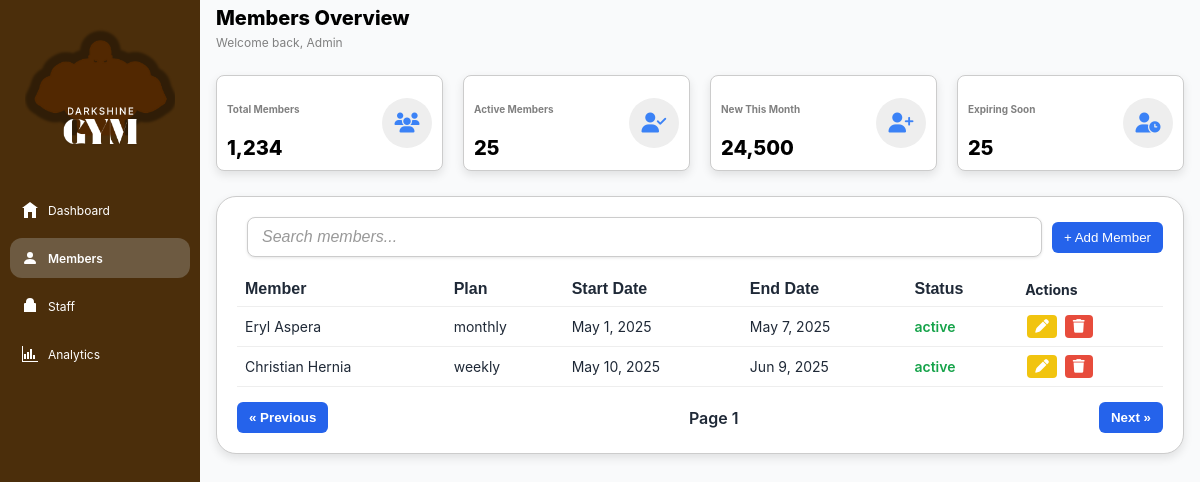
Screenshot of /Members.php with the database file from the repository.
### tables this page shows
CREATE TABLE subscribes (
    subscription_ID INT AUTO_INCREMENT PRIMARY KEY,
    member_ID INT NOT NULL,
    membership_ID INT NOT NULL,
    purchase_date DATE,
    start_date DATE,
    end_date DATE,
    FOREIGN KEY (member_ID) REFERENCES members(member_ID),
    FOREIGN KEY (membership_ID) REFERENCES membership(membership_ID)
);

CREATE table members (
    member_ID INT AUto_INCREMENT PRIMARY KEY,
    member_name VARCHAR(50),
    contact_info VARCHAR(50),
    membership_status ENUM('active', 'inactive', 'cancelled') DEFAULT 'active'
);

CREATE TABLE membership (
    membership_ID INT AUTO_INCREMENT PRIMARY KEY,
    membership_type ENUM('weekly', 'monthly', 'yearly') NOT NULL,
    price DECIMAL(10,2) CHECK (price >= 0),
    duration INT CHECK (duration > 0)
);

### Members.php (the view, shortened to what this page needs)
<?php
$servername = "localhost";
$username = "root";
$password = "";
$dbname = "gym";
$conn = new mysqli($servername, $username, $password, $dbname);
?>
<!DOCTYPE html>
<html lang="en">
<head>
  <link rel="stylesheet" href="https://cdnjs.cloudflare.com/ajax/libs/font-awesome/6.5.0/css/all.min.css">
  <link rel="stylesheet" type="text/css" href="./styles.css" />
</head>
<body>
  <div class="sidebar regular">
    <img src="./images/logo.png" alt="Company Logo" class="logo" />
    <a href="index.php">
      <svg xmlns="http://www.w3.org/2000/svg" width="16" height="16" fill="currentColor" class="icon" viewBox="0 0 16 16">
        <path d="M8 0L0 6h2v10h4V10h4v6h4V6h2L8 0z" />
      </svg>
      Dashboard
    </a>
    <a class="active" href="members.php">
      <svg xmlns="http://www.w3.org/2000/svg" width="16" height="16" fill="currentColor" class="icon" viewBox="0 0 16 16">
        <path d="M3 14s-1 0-1-1 1-4 6-4 6 3 6 4-1 1-1 1H3z" />
        <path fill-rule="evenodd" d="M8 8a3 3 0 1 0 0-6 3 3 0 0 0 0 6z" />
      </svg>
      Members
    </a>
    <a href="staff.html">
      <svg xmlns="http://www.w3.org/2000/svg" width="16" height="16" fill="currentColor" class="icon" viewBox="0 0 16 16">
        <path d="M6 2a2 2 0 0 1 4 0v1H6V2zM4 5V4a4 4 0 1 1 8 0v1h1a1 1 0 0 1 1 1v3H2V6a1 1 0 0 1 1-1h1z" />
        <path d="M2 9h12v5H2V9z" />
      </svg>
      Staff
    </a>
    <a href="analytics.html">
      <svg xmlns="http://www.w3.org/2000/svg" width="16" height="16" fill="currentColor" class="icon" viewBox="0 0 16 16">
        <path d="M0 0h1v15h15v1H0V0z" />
        <path d="M2 13h2v-5H2v5zm3 0h2V6H5v7zm3 0h2V3H8v10zm3 0h2V9h-2v4z" />
      </svg>
      Analytics
    </a>
  </div>
  <div class="content">
    <div class="header">
      <h4 class="heading">Members Overview</h4>
      <h5 class="subheading">Welcome back, Admin</h5>
      <div class="flexContainerBig subheading">
        <div class="quickcontainer two-column">
          <div class="text-column">
            <h5>Total Members</h5>
            <h2 class="heading">1,234</h2>
          </div>
          <div class="icon-column">
            <div class="icon-circle"><i class="fas fa-users"></i></div>
          </div>
        </div>
        <div class="quickcontainer two-column">
          <div class="text-column">
            <h5>Active Members</h5>
            <h2 class="heading">25</h2>
          </div>
          <div class="icon-column">
            <div class="icon-circle"><i class="fas fa-user-check"></i></div>
          </div>
        </div>
        <div class="quickcontainer two-column">
          <div class="text-column">
            <h5>New This Month</h5>
            <h2 class="heading">24,500</h2>
          </div>
          <div class="icon-column">
            <div class="icon-circle"><i class="fas fa-user-plus"></i></div>
          </div>
        </div>
        <div class="quickcontainer two-column">
          <div class="text-column">
            <h5>Expiring Soon</h5>
            <h2 class="heading">25</h2>
          </div>
          <div class="icon-column">
            <div class="icon-circle"><i class="fas fa-user-clock"></i></div>
          </div>
        </div>
      </div>
      <div class="flexContainerBig">
        <div class="quickcontainer recent-members">
          <div class="filter-row" style="display: flex; justify-content: space-between; align-items: center; gap: 10px; margin-bottom: 15px;">
            <input type="text" id="search-members" placeholder="Search members..." class="search-bar" />
            <button id="add-member-btn" class="add-member-btn" onclick="window.location.href='addmember.html';">
                      + Add Member
            </button>
          </div>
          <table class="members-table">
            <thead>
              <tr>
                <th><button class="sort-btn" data-column="0">Member</button></th>
                <th><button class="sort-btn" data-column="1">Plan</button></th>
                <th><button class="sort-btn" data-column="2">Start Date</button></th>
                <th><button class="sort-btn" data-column="3">End Date</button></th>
                <th><button class="sort-btn" data-column="4">Status</button></th>
                <th>Actions</th>
              </tr>
            </thead>
            <tbody id="members-list">
              <?php
              $sql = "
                SELECT m.member_name, mb.membership_type, s.start_date, s.end_date, m.membership_status
                FROM members m
                LEFT JOIN subscribes s ON m.member_ID = s.member_ID
                LEFT JOIN membership mb ON s.membership_ID = mb.membership_ID
              ";
              $result = $conn->query($sql);
              if ($result->num_rows > 0) {
                while($row = $result->fetch_assoc()) {
                  $statusClass = ucfirst($row["membership_status"]);
                  $startDate = $row['start_date'] ? date("M j, Y", strtotime($row['start_date'])) : "-";
                  $endDate = $row['end_date'] ? date("M j, Y", strtotime($row['end_date'])) : "-";
                  $plan = $row['membership_type'] ?? "-";
                  echo "<tr>
                    <td>{$row['member_name']}</td>
                    <td>{$plan}</td>
                    <td>{$startDate}</td>
                    <td>{$endDate}</td>
                    <td class='status {$statusClass}'>{$row['membership_status']}</td>
                    <td>
                      <button class='action-btn edit' title='Edit'><i class='fas fa-pen'></i></button>
                      <button class='action-btn delete' title='Delete'><i class='fas fa-trash'></i></button>
                    </td>
                  </tr>";
                }
              } else {
                echo "<tr><td colspan='6'>No members found</td></tr>";
              }
              ?>
            </tbody>
          </table>
          <div class="pagination">
            <button class="page-btn" id="prev-page">&laquo; Previous</button>
            <span id="page-number">Page 1</span>
            <button class="page-btn" id="next-page">Next &raquo;</button>
          </div>
        </div>
      </div>
    </div>
  </div>
</body>
</html>

### styles.css (style rules this page uses)
:root { --primary-brown: #4B2E0B; --sidebar-hover-bg: #7F6B53; --sidebar-active-bg: #6D5A41; --button-blue: #2563EB; --button-blue-dark: #1D4ED8; --button-green: #22C55E; --button-green-light: #4ADE80; --text-active: #16A34A; --text-inactive: #6B7280; --text-primary: #1F2937; --text-secondary: #374151; --background-light: #F9FAFB; --shadow-color: rgba(0, 0, 0, 0.1); }
body { color: var(--text-primary); background-color: var(--background-light); margin: 0; font-family: "Inter", sans-serif; }
.logo { width: 40vw; max-width: 150px; height: auto; -o-object-fit: cover; object-fit: cover; -o-object-position: center; object-position: center; display: block; margin: 20px auto; }
.regular { font-family: "Inter", sans-serif; font-size: 12px; color: white; vertical-align: bottom; }
.heading { font-size: 20px; color: black; width: 100%; font-weight: 800; margin: 5px auto 0; }
.subheading { font-size: 12px; color: grey; width: 100%; margin: 0; font-weight: 400; }
.sidebar { background-color: var(--primary-brown); margin: 0; padding: 0; width: 200px; position: fixed; height: 100%; overflow: auto; }
.sidebar a { margin: 8px 10px; color: white; display: flex; align-items: center; gap: 10px; padding: 12px; text-decoration: none; border-radius: 12px; transition: background-color 0.3s ease, transform 0.2s ease; }
.sidebar a.active { background-color: var(--sidebar-active-bg); color: white; font-weight: 600; }
.content { margin-left: 200px; padding: 1px 16px; margin-bottom: 20px; }
.header { display: flex; flex-direction: column; gap: 5px; }
.flexContainerBig { display: flex; gap: 20px; margin-top: 20px; }
.quickcontainer { background-color: white; border: 1px solid #ccc; padding: 20px; box-shadow: 0 4px 10px var(--shadow-color); border-radius: 20px; flex: 1; }
.recent-members { flex: 2; }
.add-member-btn { background-color: var(--button-blue); color: white; border: none; padding: 8px 12px; border-radius: 6px; cursor: pointer; }
.members-table { width: 100%; margin-top: 15px; border-collapse: collapse; }
.members-table th, .members-table td { text-align: left; padding: 8px; border-bottom: 1px solid #eee; font-size: 14px; }
.members-table .status.Active { color: var(--text-active); font-weight: 600; }
.two-column { display: flex; align-items: center; justify-content: space-between; width: 300px; padding: 10px; border: 1px solid #ccc; border-radius: 8px; }
.text-column { display: flex; flex-direction: column; justify-content: center; }
.icon-column { display: flex; align-items: center; }
.icon-circle { width: 50px; height: 50px; background-color: #eee; border-radius: 50%; display: flex; align-items: center; justify-content: center; }
.icon-circle i { font-size: 20px; color: #3b82f6; transition: color 0.3s ease; }
.search-bar { padding: 10px 14px; font-size: 16px; border-radius: 8px; border: 1.5px solid #ccc; flex: 1; margin-left: 10px; box-shadow: 0 1px 3px rgba(0, 0, 0, 0.1); transition: border-color 0.3s ease, box-shadow 0.3s ease, background-color 0.3s ease; background-color: #fff; color: #333; }
.search-bar::placeholder { color: #999; font-style: italic; }
.pagination { display: flex; justify-content: space-between; align-items: center; margin-top: 15px; }
.page-btn { background-color: var(--button-blue); color: white; border: none; padding: 8px 12px; border-radius: 6px; cursor: pointer; font-weight: 600; transition: background-color 0.3s ease; }
#page-number { font-weight: 600; }
.action-btn { padding: 4px 8px; margin: 0 2px; border: none; border-radius: 4px; font-size: 0.85rem; cursor: pointer; }
.action-btn.edit { background-color: #f1c40f; color: white; }
.action-btn.delete { background-color: #e74c3c; color: white; }
.members-table th button.sort-btn { background: none; border: none; font-weight: 700; font-size: 1rem; cursor: pointer; padding: 0; color: inherit; }

### rows the page displays
subscribes: member_ID.member_name "Eryl Aspera", membership_ID.membership_type "monthly", start_date "May 1, 2025", end_date "May 7, 2025", member_ID.membership_status "active"
subscribes: member_ID.member_name "Christian Hernia", membership_ID.membership_type "weekly", start_date "May 10, 2025", end_date "Jun 9, 2025", member_ID.membership_status "active"
